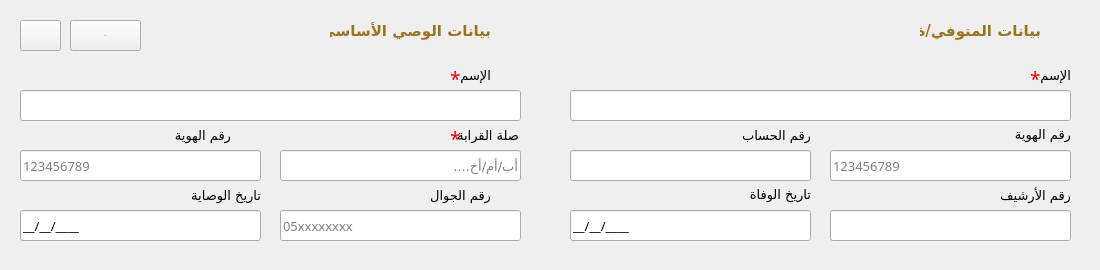
      <widget class="QWidget" name="tab_20">
       <attribute name="title">
        <string>ملف المتوفي</string>
       </attribute>
       <widget class="QWidget" name="widget_32" native="true">
        <property name="geometry">
         <rect>
          <x>550</x>
          <y>10</y>
          <width>541</width>
          <height>251</height>
         </rect>
        </property>
        <property name="class" stdset="0">
         <string>Card</string>
        </property>
        <widget class="QWidget" name="widget_33" native="true">
         <property name="geometry">
          <rect>
           <x>0</x>
           <y>0</y>
           <width>541</width>
           <height>41</height>
          </rect>
         </property>
         <property name="class" stdset="0">
          <string>bg-pink-gold box-top-radius</string>
         </property>
         <widget class="QLabel" name="label_91">
          <property name="geometry">
           <rect>
            <x>370</x>
            <y>0</y>
            <width>121</width>
            <height>41</height>
           </rect>
          </property>
          <property name="font">
           <font>
            <family>Cairo</family>
            <pointsize>11</pointsize>
            <bold>true</bold>
           </font>
          </property>
          <property name="styleSheet">
           <string notr="true">color: #9c731d;</string>
          </property>
          <property name="text">
           <string>بيانات المتوفي/ة</string>
          </property>
         </widget>
         <widget class="QLabel" name="label_113">
          <property name="geometry">
           <rect>
            <x>500</x>
            <y>10</y>
            <width>21</width>
            <height>21</height>
           </rect>
          </property>
          <property name="text">
           <string/>
          </property>
          <property name="pixmap">
           <pixmap>../assets/icons/ic_fluent_lock_open_24_filled_colored.svg</pixmap>
          </property>
          <property name="scaledContents">
           <bool>true</bool>
          </property>
         </widget>
        </widget>
        <widget class="QLineEdit" name="detail_deceased_name_2">
         <property name="enabled">
          <bool>true</bool>
         </property>
         <property name="geometry">
          <rect>
           <x>20</x>
           <y>80</y>
           <width>501</width>
           <height>31</height>
          </rect>
         </property>
         <property name="font">
          <font>
           <family>Cairo</family>
           <pointsize>10</pointsize>
          </font>
         </property>
         <property name="readOnly">
          <bool>false</bool>
         </property>
        </widget>
        <widget class="QLabel" name="label_92">
         <property name="geometry">
          <rect>
           <x>460</x>
           <y>50</y>
           <width>61</width>
           <height>31</height>
          </rect>
         </property>
         <property name="font">
          <font>
           <family>Cairo</family>
           <pointsize>10</pointsize>
          </font>
         </property>
         <property name="text">
          <string>الإسم</string>
         </property>
        </widget>
        <widget class="QLabel" name="label_93">
         <property name="geometry">
          <rect>
           <x>450</x>
           <y>109</y>
           <width>71</width>
           <height>31</height>
          </rect>
         </property>
         <property name="font">
          <font>
           <family>Cairo</family>
           <pointsize>10</pointsize>
          </font>
         </property>
         <property name="text">
          <string>رقم الهوية</string>
         </property>
        </widget>
        <widget class="QLineEdit" name="detail_deceased_id_2">
         <property name="enabled">
          <bool>true</bool>
         </property>
         <property name="geometry">
          <rect>
           <x>280</x>
           <y>140</y>
           <width>241</width>
           <height>31</height>
          </rect>
         </property>
         <property name="font">
          <font>
           <family>Cairo</family>
           <pointsize>10</pointsize>
          </font>
         </property>
         <property name="readOnly">
          <bool>false</bool>
         </property>
         <property name="placeholderText">
          <string>123456789</string>
         </property>
        </widget>
        <widget class="QLineEdit" name="detail_deceased_date_death_2">
         <property name="enabled">
          <bool>true</bool>
         </property>
         <property name="geometry">
          <rect>
           <x>20</x>
           <y>200</y>
           <width>241</width>
           <height>31</height>
          </rect>
         </property>
         <property name="font">
          <font>
           <family>Cairo</family>
           <pointsize>10</pointsize>
          </font>
         </property>
         <property name="inputMask">
          <string>99/99/9999;_</string>
         </property>
         <property name="readOnly">
          <bool>false</bool>
         </property>
         <property name="placeholderText">
          <string>01/01/2026</string>
         </property>
        </widget>
        <widget class="QLabel" name="label_94">
         <property name="geometry">
          <rect>
           <x>200</x>
           <y>169</y>
           <width>61</width>
           <height>31</height>
          </rect>
         </property>
         <property name="font">
          <font>
           <family>Cairo</family>
           <pointsize>10</pointsize>
          </font>
         </property>
         <property name="text">
          <string>تاريخ الوفاة</string>
         </property>
        </widget>
        <widget class="QLabel" name="label_41">
         <property name="geometry">
          <rect>
           <x>190</x>
           <y>110</y>
           <width>71</width>
           <height>31</height>
          </rect>
         </property>
         <property name="font">
          <font>
           <family>Cairo</family>
           <pointsize>10</pointsize>
          </font>
         </property>
         <property name="text">
          <string>رقم الحساب</string>
         </property>
        </widget>
        <widget class="QLineEdit" name="detail_deceased_account_number_2">
         <property name="enabled">
          <bool>true</bool>
         </property>
         <property name="geometry">
          <rect>
           <x>20</x>
           <y>140</y>
           <width>241</width>
           <height>31</height>
          </rect>
         </property>
         <property name="font">
          <font>
           <family>Cairo</family>
           <pointsize>10</pointsize>
          </font>
         </property>
         <property name="readOnly">
          <bool>false</bool>
         </property>
        </widget>
        <widget class="QLineEdit" name="detail_deceased_archives_number_2">
         <property name="enabled">
          <bool>true</bool>
         </property>
         <property name="geometry">
          <rect>
           <x>280</x>
           <y>200</y>
           <width>241</width>
           <height>31</height>
          </rect>
         </property>
         <property name="font">
          <font>
           <family>Cairo</family>
           <pointsize>10</pointsize>
          </font>
         </property>
         <property name="readOnly">
          <bool>false</bool>
         </property>
        </widget>
        <widget class="QLabel" name="label_43">
         <property name="geometry">
          <rect>
           <x>450</x>
           <y>170</y>
           <width>71</width>
           <height>31</height>
          </rect>
         </property>
         <property name="font">
          <font>
           <family>Cairo</family>
           <pointsize>10</pointsize>
          </font>
         </property>
         <property name="text">
          <string>رقم الأرشيف</string>
         </property>
        </widget>
        <widget class="QLabel" name="label_187">
         <property name="geometry">
          <rect>
           <x>480</x>
           <y>60</y>
           <width>20</width>
           <height>16</height>
          </rect>
         </property>
         <property name="font">
          <font>
           <family>Cairo</family>
           <pointsize>14</pointsize>
          </font>
         </property>
         <property name="styleSheet">
          <string notr="true">color: red;</string>
         </property>
         <property name="text">
          <string>*</string>
         </property>
        </widget>
        <zorder>widget_33</zorder>
        <zorder>detail_deceased_name_2</zorder>
        <zorder>label_92</zorder>
        <zorder>label_93</zorder>
        <zorder>label_94</zorder>
        <zorder>label_41</zorder>
        <zorder>label_43</zorder>
        <zorder>detail_deceased_id_2</zorder>
        <zorder>detail_deceased_account_number_2</zorder>
        <zorder>detail_deceased_archives_number_2</zorder>
        <zorder>detail_deceased_date_death_2</zorder>
        <zorder>label_187</zorder>
       </widget>
       <widget class="QWidget" name="widget_34" native="true">
        <property name="geometry">
         <rect>
          <x>0</x>
          <y>10</y>
          <width>541</width>
          <height>251</height>
         </rect>
        </property>
        <property name="class" stdset="0">
         <string>Card</string>
        </property>
        <widget class="QWidget" name="widget_35" native="true">
         <property name="geometry">
          <rect>
           <x>0</x>
           <y>0</y>
           <width>541</width>
           <height>41</height>
          </rect>
         </property>
         <property name="class" stdset="0">
          <string>bg-pink-gold box-top-radius</string>
         </property>
         <widget class="QLabel" name="label_95">
          <property name="geometry">
           <rect>
            <x>330</x>
            <y>0</y>
            <width>161</width>
            <height>41</height>
           </rect>
          </property>
          <property name="font">
           <font>
            <family>Cairo</family>
            <pointsize>11</pointsize>
            <bold>true</bold>
           </font>
          </property>
          <property name="styleSheet">
           <string notr="true">color: #9c731d;</string>
          </property>
          <property name="text">
           <string>بيانات الوصي الأساسي</string>
          </property>
         </widget>
         <widget class="QLabel" name="label_114">
          <property name="geometry">
           <rect>
            <x>500</x>
            <y>10</y>
            <width>21</width>
            <height>21</height>
           </rect>
          </property>
          <property name="text">
           <string/>
          </property>
          <property name="pixmap">
           <pixmap>../assets/icons/ic_fluent_lock_open_24_filled_colored.svg</pixmap>
          </property>
          <property name="scaledContents">
           <bool>true</bool>
          </property>
         </widget>
         <widget class="QPushButton" name="btn_search_guardian_3">
          <property name="geometry">
           <rect>
            <x>70</x>
            <y>10</y>
            <width>71</width>
            <height>31</height>
           </rect>
          </property>
          <property name="font">
           <font>
            <family>Cairo</family>
            <pointsize>-1</pointsize>
            <bold>true</bold>
           </font>
          </property>
          <property name="toolTip">
           <string>بحث عن وصي مسجل مسبقاً</string>
          </property>
          <property name="text">
           <string>بحث</string>
          </property>
          <property name="icon">
           <iconset>
            <normaloff>../assets/icons/ic_fluent_search_24_filled_white.svg</normaloff>../assets/icons/ic_fluent_search_24_filled_white.svg</iconset>
          </property>
          <property name="class" stdset="0">
           <string>btn btn-gold border-b-r-0</string>
          </property>
         </widget>
        </widget>
        <widget class="QLineEdit" name="detail_guardian_name_2">
         <property name="enabled">
          <bool>true</bool>
         </property>
         <property name="geometry">
          <rect>
           <x>20</x>
           <y>80</y>
           <width>501</width>
           <height>31</height>
          </rect>
         </property>
         <property name="font">
          <font>
           <family>Cairo</family>
           <pointsize>10</pointsize>
          </font>
         </property>
         <property name="readOnly">
          <bool>true</bool>
         </property>
        </widget>
        <widget class="QLineEdit" name="detail_guardian_id_2">
         <property name="enabled">
          <bool>true</bool>
         </property>
         <property name="geometry">
          <rect>
           <x>20</x>
           <y>140</y>
           <width>241</width>
           <height>31</height>
          </rect>
         </property>
         <property name="font">
          <font>
           <family>Cairo</family>
           <pointsize>10</pointsize>
          </font>
         </property>
         <property name="readOnly">
          <bool>true</bool>
         </property>
         <property name="placeholderText">
          <string>123456789</string>
         </property>
        </widget>
        <widget class="QPushButton" name="show_edit_page_guardian_btn_2">
         <property name="geometry">
          <rect>
           <x>20</x>
           <y>10</y>
           <width>41</width>
           <height>31</height>
          </rect>
         </property>
         <property name="font">
          <font>
           <family>Cairo</family>
           <pointsize>-1</pointsize>
           <bold>true</bold>
          </font>
         </property>
         <property name="toolTip">
          <string>مشاهدة ملف الوصي</string>
         </property>
         <property name="text">
          <string/>
         </property>
         <property name="icon">
          <iconset>
           <normaloff>../assets/icons/ic_fluent_eye_show_24_filled_white.svg</normaloff>../assets/icons/ic_fluent_eye_show_24_filled_white.svg</iconset>
         </property>
         <property name="iconSize">
          <size>
           <width>24</width>
           <height>24</height>
          </size>
         </property>
         <property name="class" stdset="0">
          <string>btn btn-gold border-b-r-0</string>
         </property>
        </widget>
        <widget class="QLabel" name="label_98">
         <property name="geometry">
          <rect>
           <x>448</x>
           <y>110</y>
           <width>71</width>
           <height>31</height>
          </rect>
         </property>
         <property name="font">
          <font>
           <family>Cairo</family>
           <pointsize>10</pointsize>
          </font>
         </property>
         <property name="text">
          <string>صلة القرابة</string>
         </property>
        </widget>
        <widget class="QLineEdit" name="detail_guardian_start_date_2">
         <property name="enabled">
          <bool>true</bool>
         </property>
         <property name="geometry">
          <rect>
           <x>20</x>
           <y>200</y>
           <width>241</width>
           <height>31</height>
          </rect>
         </property>
         <property name="font">
          <font>
           <family>Cairo</family>
           <pointsize>10</pointsize>
          </font>
         </property>
         <property name="inputMask">
          <string>99/99/9999;_</string>
         </property>
         <property name="readOnly">
          <bool>false</bool>
         </property>
         <property name="placeholderText">
          <string>01/01/2026</string>
         </property>
        </widget>
        <widget class="QLabel" name="label_99">
         <property name="geometry">
          <rect>
           <x>190</x>
           <y>170</y>
           <width>71</width>
           <height>31</height>
          </rect>
         </property>
         <property name="font">
          <font>
           <family>Cairo</family>
           <pointsize>10</pointsize>
          </font>
         </property>
         <property name="text">
          <string>تاريخ الوصاية</string>
         </property>
        </widget>
        <widget class="QLineEdit" name="detail_guardian_phone_2">
         <property name="enabled">
          <bool>true</bool>
         </property>
         <property name="geometry">
          <rect>
           <x>280</x>
           <y>200</y>
           <width>241</width>
           <height>31</height>
          </rect>
         </property>
         <property name="font">
          <font>
           <family>Cairo</family>
           <pointsize>10</pointsize>
          </font>
         </property>
         <property name="readOnly">
          <bool>true</bool>
         </property>
         <property name="placeholderText">
          <string>05xxxxxxxx</string>
         </property>
        </widget>
        <widget class="QLineEdit" name="detail_guardian_kinship_2">
         <property name="geometry">
          <rect>
           <x>280</x>
           <y>140</y>
           <width>241</width>
           <height>31</height>
          </rect>
         </property>
         <property name="font">
          <font>
           <family>Cairo</family>
           <pointsize>10</pointsize>
          </font>
         </property>
         <property name="placeholderText">
          <string>أب/أم/أخ....</string>
         </property>
        </widget>
        <widget class="QLabel" name="label_16">
         <property name="geometry">
          <rect>
           <x>500</x>
           <y>56</y>
           <width>21</width>
           <height>20</height>
          </rect>
         </property>
         <property name="text">
          <string/>
         </property>
         <property name="pixmap">
          <pixmap>../assets/icons/ic_fluent_lock_closed_24_filled.svg</pixmap>
         </property>
         <property name="scaledContents">
          <bool>true</bool>
         </property>
        </widget>
        <widget class="QLabel" name="label_96">
         <property name="geometry">
          <rect>
           <x>430</x>
           <y>50</y>
           <width>61</width>
           <height>31</height>
          </rect>
         </property>
         <property name="font">
          <font>
           <family>Cairo</family>
           <pointsize>10</pointsize>
          </font>
         </property>
         <property name="text">
          <string>الإسم</string>
         </property>
        </widget>
        <widget class="QLabel" name="label_97">
         <property name="geometry">
          <rect>
           <x>160</x>
           <y>110</y>
           <width>71</width>
           <height>31</height>
          </rect>
         </property>
         <property name="font">
          <font>
           <family>Cairo</family>
           <pointsize>10</pointsize>
          </font>
         </property>
         <property name="text">
          <string>رقم الهوية</string>
         </property>
        </widget>
        <widget class="QLabel" name="label_18">
         <property name="geometry">
          <rect>
           <x>240</x>
           <y>116</y>
           <width>21</width>
           <height>20</height>
          </rect>
         </property>
         <property name="text">
          <string/>
         </property>
         <property name="pixmap">
          <pixmap>../assets/icons/ic_fluent_lock_closed_24_filled.svg</pixmap>
         </property>
         <property name="scaledContents">
          <bool>true</bool>
         </property>
        </widget>
        <widget class="QLabel" name="label_19">
         <property name="geometry">
          <rect>
           <x>500</x>
           <y>176</y>
           <width>21</width>
           <height>20</height>
          </rect>
         </property>
         <property name="text">
          <string/>
         </property>
         <property name="pixmap">
          <pixmap>../assets/icons/ic_fluent_lock_closed_24_filled.svg</pixmap>
         </property>
         <property name="scaledContents">
          <bool>true</bool>
         </property>
        </widget>
        <widget class="QLabel" name="label_100">
         <property name="geometry">
          <rect>
           <x>420</x>
           <y>170</y>
           <width>71</width>
           <height>31</height>
          </rect>
         </property>
         <property name="font">
          <font>
           <family>Cairo</family>
           <pointsize>10</pointsize>
          </font>
         </property>
         <property name="text">
          <string>رقم الجوال</string>
         </property>
        </widget>
        <widget class="QLabel" name="label_188">
         <property name="geometry">
          <rect>
           <x>450</x>
           <y>60</y>
           <width>20</width>
           <height>16</height>
          </rect>
         </property>
         <property name="font">
          <font>
           <family>Cairo</family>
           <pointsize>14</pointsize>
          </font>
         </property>
         <property name="styleSheet">
          <string notr="true">color: red;</string>
         </property>
         <property name="text">
          <string>*</string>
         </property>
        </widget>
        <widget class="QLabel" name="label_189">
         <property name="geometry">
          <rect>
           <x>450</x>
           <y>120</y>
           <width>20</width>
           <height>16</height>
          </rect>
         </property>
         <property name="font">
          <font>
           <family>Cairo</family>
           <pointsize>14</pointsize>
          </font>
         </property>
         <property name="styleSheet">
          <string notr="true">color: red;</string>
         </property>
         <property name="text">
          <string>*</string>
         </property>
        </widget>
        <zorder>widget_35</zorder>
        <zorder>show_edit_page_guardian_btn_2</zorder>
        <zorder>label_98</zorder>
        <zorder>label_99</zorder>
        <zorder>detail_guardian_name_2</zorder>
        <zorder>detail_guardian_id_2</zorder>
        <zorder>detail_guardian_phone_2</zorder>
        <zorder>detail_guardian_kinship_2</zorder>
        <zorder>detail_guardian_start_date_2</zorder>
        <zorder>label_16</zorder>
        <zorder>label_96</zorder>
        <zorder>label_97</zorder>
        <zorder>label_18</zorder>
        <zorder>label_19</zorder>
        <zorder>label_100</zorder>
        <zorder>label_188</zorder>
        <zorder>label_189</zorder>
       </widget>
      </widget>
